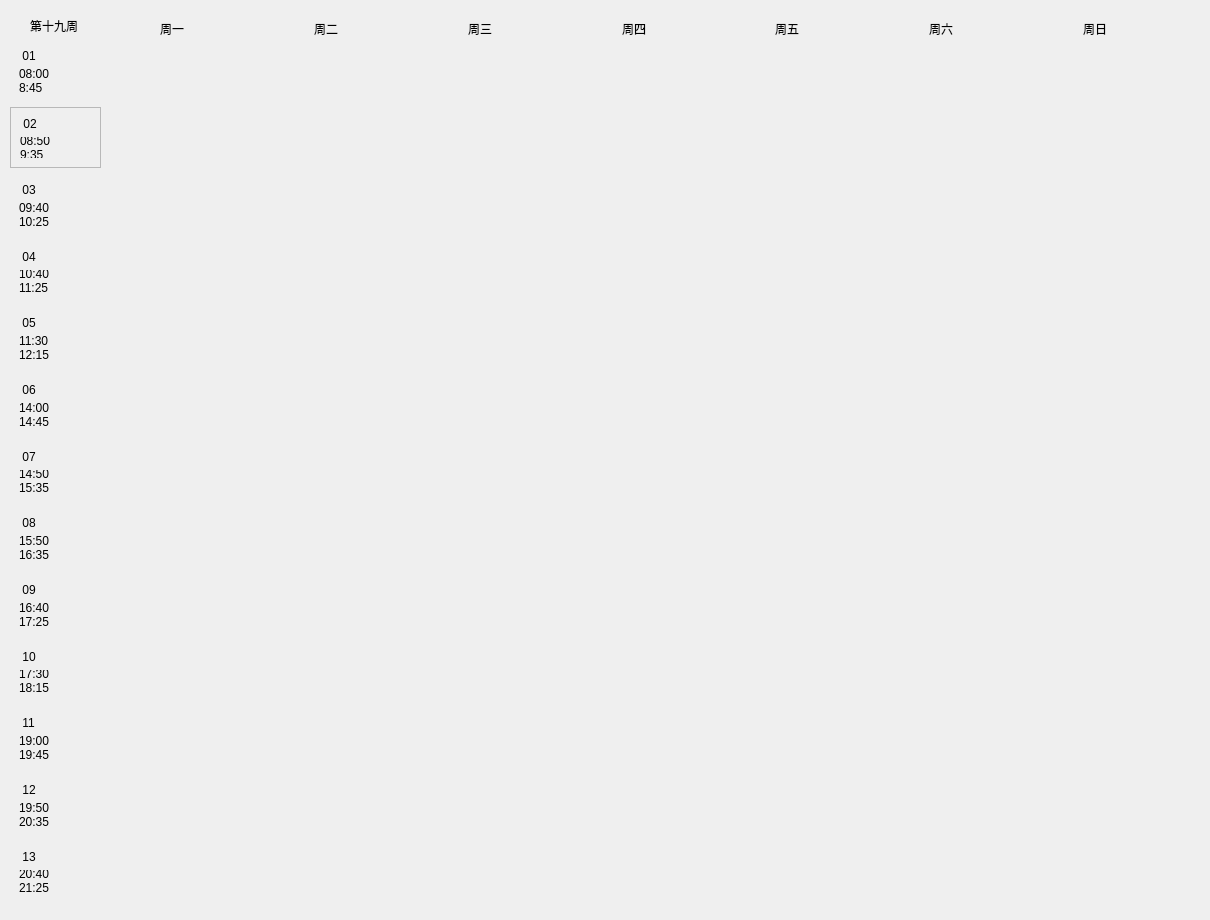
   <widget class="QWidget" name="page19">
    <widget class="QWidget" name="widget_289" native="true">
     <property name="geometry">
      <rect>
       <x>10</x>
       <y>0</y>
       <width>1191</width>
       <height>911</height>
      </rect>
     </property>
     <widget class="QLabel" name="firstweek_19">
      <property name="geometry">
       <rect>
        <x>20</x>
        <y>10</y>
        <width>101</width>
        <height>31</height>
       </rect>
      </property>
      <property name="styleSheet">
       <string notr="true">font: 12pt &quot;微软雅黑&quot;;</string>
      </property>
      <property name="text">
       <string>第十九周</string>
      </property>
     </widget>
     <widget class="QWidget" name="widget_290" native="true">
      <property name="geometry">
       <rect>
        <x>0</x>
        <y>40</y>
        <width>91</width>
        <height>861</height>
       </rect>
      </property>
      <layout class="QVBoxLayout" name="verticalLayout_253">
       <item>
        <widget class="QWidget" name="widget_291" native="true">
         <layout class="QVBoxLayout" name="verticalLayout_254">
          <item>
           <widget class="QLabel" name="num1_19">
            <property name="styleSheet">
             <string notr="true">font: rgb(32, 48, 126);
font: 12pt &quot;隶书&quot;;</string>
            </property>
            <property name="text">
             <string> 01</string>
            </property>
           </widget>
          </item>
          <item>
           <widget class="QLabel" name="first_19">
            <property name="text">
             <string>08:00
8:45</string>
            </property>
            <property name="scaledContents">
             <bool>false</bool>
            </property>
           </widget>
          </item>
         </layout>
        </widget>
       </item>
       <item>
        <widget class="QFrame" name="frame_19">
         <property name="frameShape">
          <enum>QFrame::StyledPanel</enum>
         </property>
         <property name="frameShadow">
          <enum>QFrame::Raised</enum>
         </property>
         <layout class="QVBoxLayout" name="verticalLayout_255">
          <item>
           <widget class="QLabel" name="num2_19">
            <property name="styleSheet">
             <string notr="true">font: rgb(32, 48, 126);
font: 12pt &quot;隶书&quot;;</string>
            </property>
            <property name="text">
             <string> 02</string>
            </property>
           </widget>
          </item>
          <item>
           <widget class="QLabel" name="second_19">
            <property name="text">
             <string>08:50
9:35</string>
            </property>
           </widget>
          </item>
         </layout>
        </widget>
       </item>
       <item>
        <widget class="QWidget" name="widget_292" native="true">
         <layout class="QVBoxLayout" name="verticalLayout_256">
          <item>
           <widget class="QLabel" name="num3_19">
            <property name="styleSheet">
             <string notr="true">font: 12pt &quot;隶书&quot;;</string>
            </property>
            <property name="text">
             <string> 03</string>
            </property>
           </widget>
          </item>
          <item>
           <widget class="QLabel" name="third_19">
            <property name="text">
             <string>09:40
10:25</string>
            </property>
           </widget>
          </item>
         </layout>
        </widget>
       </item>
       <item>
        <widget class="QWidget" name="widget_293" native="true">
         <layout class="QVBoxLayout" name="verticalLayout_257">
          <item>
           <widget class="QLabel" name="num4_19">
            <property name="styleSheet">
             <string notr="true">font: 12pt &quot;隶书&quot;;</string>
            </property>
            <property name="text">
             <string> 04</string>
            </property>
           </widget>
          </item>
          <item>
           <widget class="QLabel" name="forth_19">
            <property name="text">
             <string>10:40
11:25</string>
            </property>
           </widget>
          </item>
         </layout>
        </widget>
       </item>
       <item>
        <widget class="QWidget" name="widget_294" native="true">
         <layout class="QVBoxLayout" name="verticalLayout_258">
          <item>
           <widget class="QLabel" name="num5_19">
            <property name="styleSheet">
             <string notr="true">font: 12pt &quot;隶书&quot;;</string>
            </property>
            <property name="text">
             <string> 05</string>
            </property>
           </widget>
          </item>
          <item>
           <widget class="QLabel" name="fifth_19">
            <property name="text">
             <string>11:30
12:15</string>
            </property>
           </widget>
          </item>
         </layout>
        </widget>
       </item>
       <item>
        <widget class="QWidget" name="widget_295" native="true">
         <layout class="QVBoxLayout" name="verticalLayout_259">
          <item>
           <widget class="QLabel" name="num6_19">
            <property name="styleSheet">
             <string notr="true">font: 12pt &quot;隶书&quot;;</string>
            </property>
            <property name="text">
             <string> 06</string>
            </property>
           </widget>
          </item>
          <item>
           <widget class="QLabel" name="sixth_19">
            <property name="text">
             <string>14:00
14:45</string>
            </property>
           </widget>
          </item>
         </layout>
        </widget>
       </item>
       <item>
        <widget class="QWidget" name="widget_296" native="true">
         <layout class="QVBoxLayout" name="verticalLayout_260">
          <item>
           <widget class="QLabel" name="num7_19">
            <property name="styleSheet">
             <string notr="true">font: 12pt &quot;隶书&quot;;</string>
            </property>
            <property name="text">
             <string> 07</string>
            </property>
           </widget>
          </item>
          <item>
           <widget class="QLabel" name="seventh_19">
            <property name="text">
             <string>14:50
15:35</string>
            </property>
           </widget>
          </item>
         </layout>
        </widget>
       </item>
       <item>
        <widget class="QWidget" name="widget_297" native="true">
         <layout class="QVBoxLayout" name="verticalLayout_261">
          <item>
           <widget class="QLabel" name="num8_19">
            <property name="styleSheet">
             <string notr="true">font: 12pt &quot;隶书&quot;;</string>
            </property>
            <property name="text">
             <string> 08</string>
            </property>
           </widget>
          </item>
          <item>
           <widget class="QLabel" name="eighth_19">
            <property name="text">
             <string>15:50
16:35</string>
            </property>
           </widget>
          </item>
         </layout>
        </widget>
       </item>
       <item>
        <widget class="QWidget" name="widget_298" native="true">
         <layout class="QVBoxLayout" name="verticalLayout_262">
          <item>
           <widget class="QLabel" name="num9_19">
            <property name="styleSheet">
             <string notr="true">font: 12pt &quot;隶书&quot;;</string>
            </property>
            <property name="text">
             <string> 09</string>
            </property>
           </widget>
          </item>
          <item>
           <widget class="QLabel" name="ninth_19">
            <property name="text">
             <string>16:40
17:25</string>
            </property>
           </widget>
          </item>
         </layout>
        </widget>
       </item>
       <item>
        <widget class="QWidget" name="widget_299" native="true">
         <layout class="QVBoxLayout" name="verticalLayout_263">
          <item>
           <widget class="QLabel" name="num10_19">
            <property name="styleSheet">
             <string notr="true">font: 12pt &quot;隶书&quot;;</string>
            </property>
            <property name="text">
             <string> 10</string>
            </property>
           </widget>
          </item>
          <item>
           <widget class="QLabel" name="tenth_19">
            <property name="text">
             <string>17:30
18:15</string>
            </property>
           </widget>
          </item>
         </layout>
        </widget>
       </item>
       <item>
        <widget class="QWidget" name="widget_300" native="true">
         <layout class="QVBoxLayout" name="verticalLayout_264">
          <item>
           <widget class="QLabel" name="num11_19">
            <property name="styleSheet">
             <string notr="true">font: 12pt &quot;隶书&quot;;</string>
            </property>
            <property name="text">
             <string> 11</string>
            </property>
           </widget>
          </item>
          <item>
           <widget class="QLabel" name="eleventh_19">
            <property name="text">
             <string>19:00
19:45</string>
            </property>
           </widget>
          </item>
         </layout>
        </widget>
       </item>
       <item>
        <widget class="QWidget" name="widget_301" native="true">
         <layout class="QVBoxLayout" name="verticalLayout_265">
          <item>
           <widget class="QLabel" name="num12_19">
            <property name="styleSheet">
             <string notr="true">font: 12pt &quot;隶书&quot;;</string>
            </property>
            <property name="text">
             <string> 12</string>
            </property>
           </widget>
          </item>
          <item>
           <widget class="QLabel" name="twelfth_19">
            <property name="text">
             <string>19:50
20:35</string>
            </property>
           </widget>
          </item>
         </layout>
        </widget>
       </item>
       <item>
        <widget class="QWidget" name="widget_302" native="true">
         <layout class="QVBoxLayout" name="verticalLayout_266">
          <item>
           <widget class="QLabel" name="num13_19">
            <property name="styleSheet">
             <string notr="true">font: 12pt &quot;隶书&quot;;</string>
            </property>
            <property name="text">
             <string> 13</string>
            </property>
           </widget>
          </item>
          <item>
           <widget class="QLabel" name="thirteenth_19">
            <property name="text">
             <string>20:40
21:25</string>
            </property>
           </widget>
          </item>
         </layout>
        </widget>
       </item>
      </layout>
     </widget>
     <widget class="QWidget" name="widget_303" native="true">
      <property name="geometry">
       <rect>
        <x>150</x>
        <y>10</y>
        <width>1071</width>
        <height>37</height>
       </rect>
      </property>
      <property name="styleSheet">
       <string notr="true">font: 12pt &quot;隶书&quot;;</string>
      </property>
      <layout class="QHBoxLayout" name="horizontalLayout_19">
       <item>
        <widget class="QLabel" name="mon_19">
         <property name="text">
          <string>周一</string>
         </property>
        </widget>
       </item>
       <item>
        <widget class="QLabel" name="tue_19">
         <property name="text">
          <string>周二</string>
         </property>
        </widget>
       </item>
       <item>
        <widget class="QLabel" name="wed_19">
         <property name="text">
          <string>周三</string>
         </property>
        </widget>
       </item>
       <item>
        <widget class="QLabel" name="thu_19">
         <property name="text">
          <string>周四</string>
         </property>
        </widget>
       </item>
       <item>
        <widget class="QLabel" name="fri_19">
         <property name="text">
          <string>周五</string>
         </property>
        </widget>
       </item>
       <item>
        <widget class="QLabel" name="sat_19">
         <property name="text">
          <string>周六</string>
         </property>
        </widget>
       </item>
       <item>
        <widget class="QLabel" name="sun_19">
         <property name="text">
          <string>周日</string>
         </property>
        </widget>
       </item>
      </layout>
     </widget>
     <widget class="QWidget" name="widget_304" native="true">
      <property name="geometry">
       <rect>
        <x>100</x>
        <y>50</y>
        <width>1061</width>
        <height>851</height>
       </rect>
      </property>
     </widget>
    </widget>
   </widget>
